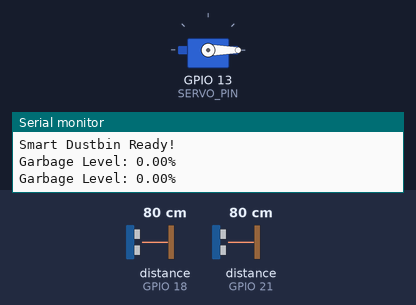
This sketch was run on a simulated ESP32. On the bench: servo, the last lines printed to the serial monitor. Wiring (inferred from the names in the program): 2 × ultrasonic range finder: trigger GPIO 5, echo GPIO 18 / trigger GPIO 19, echo GPIO 21. The test bench sets the inputs (shaded band); at power-on: distance to the obstacle (sensors on GPIO 18, GPIO 21) 80 cm. The echo pulse lasts 58.3 µs per cm; WiFi joins after 1.5 s; servers stay silent unless stated.

Above: at 3.0 s.
3.1 s: distance to the obstacle (sensor on GPIO 18) set to 22 cm
4.6 s: distance to the obstacle (sensor on GPIO 18) set to 19 cm
At 5.7 s:
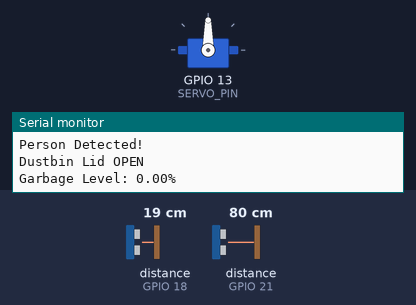
Timing chart, 0 to 7.6 s (numbered marks = the images above; inputs shaded):
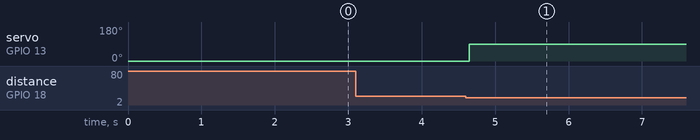

The sketch:

IoTSmartDustbin.ino
```cpp
#include <WiFi.h>
#include <WiFiClientSecure.h>
#include <UniversalTelegramBot.h>
#include <ESP32Servo.h>

// =================================
// WIFI DETAILS
// =================================

const char* ssid = "PK";
const char* password = "244466666";

// =================================
// TELEGRAM DETAILS
// =================================

#define BOT_TOKEN "9197802903:AAFXnBIC3t4GNEsFGNUrV3zlumLGX7sR2kU"
#define CHAT_ID "8719633048"

WiFiClientSecure client;
UniversalTelegramBot bot(BOT_TOKEN, client);

// =================================
// PIN CONFIGURATION
// =================================

// Lid detection ultrasonic
#define LID_TRIG 5
#define LID_ECHO 18

// Garbage level ultrasonic
#define BIN_TRIG 19
#define BIN_ECHO 21

// Servo
#define SERVO_PIN 13

// =================================
// OBJECTS
// =================================

Servo dustbinServo;

// =================================
// SETTINGS
// =================================

const int PERSON_DISTANCE = 20;

const int LID_OPEN_ANGLE = 90;
const int LID_CLOSE_ANGLE = 0;

const unsigned long LID_OPEN_TIME = 3000;

// Adjust these according to your dustbin
const float EMPTY_DISTANCE_CM = 25.0;
const float FULL_DISTANCE_CM = 5.0;

const int FULL_THRESHOLD = 80;
const int RESET_THRESHOLD = 70;

// =================================
// VARIABLES
// =================================

bool lidOpen = false;
bool binFullNotified = false;

unsigned long lidCloseTime = 0;
unsigned long lastBinCheck = 0;

const unsigned long BIN_CHECK_INTERVAL = 1000;

// =================================
// ULTRASONIC FUNCTION
// =================================

float getDistance(int trigPin, int echoPin) {

  digitalWrite(trigPin, LOW);
  delayMicroseconds(2);

  digitalWrite(trigPin, HIGH);
  delayMicroseconds(10);
  digitalWrite(trigPin, LOW);

  unsigned long duration =
      pulseIn(echoPin, HIGH, 30000);

  if (duration == 0) {
    return -1;
  }

  float distance = duration * 0.0343 / 2;

  return distance;
}

// =================================
// TELEGRAM FUNCTION
// =================================

void sendTelegram(String message) {

  if (WiFi.status() == WL_CONNECTED) {

    bool result = bot.sendMessage(
      CHAT_ID,
      message,
      ""
    );

    if (result) {
      Serial.println("Telegram Message Sent!");
    } else {
      Serial.println("Telegram Message Failed!");
    }

  } else {
    Serial.println("WiFi Disconnected!");
  }
}

// =================================
// LID CONTROL
// =================================

void controlLid() {

  float distance = getDistance(
    LID_TRIG,
    LID_ECHO
  );

  if (distance > 0 && distance <= PERSON_DISTANCE) {

    if (!lidOpen) {

      Serial.println("Person Detected!");
      Serial.println("Dustbin Lid OPEN");

      dustbinServo.write(LID_OPEN_ANGLE);
      lidOpen = true;
    }

    // Keep lid open while person is nearby
    lidCloseTime = millis() + LID_OPEN_TIME;
  }

  // Automatically close lid
  if (lidOpen &&
      (long)(millis() - lidCloseTime) >= 0) {

    dustbinServo.write(LID_CLOSE_ANGLE);

    lidOpen = false;

    Serial.println("Dustbin Lid CLOSED");
  }
}

// =================================
// GARBAGE LEVEL MONITORING
// =================================

void monitorGarbage() {

  if (millis() - lastBinCheck >= BIN_CHECK_INTERVAL) {

    lastBinCheck = millis();

    float distance = getDistance(
      BIN_TRIG,
      BIN_ECHO
    );

    if (distance <= 0) {
      Serial.println("Garbage sensor: No Echo");
      return;
    }

    // Calculate garbage percentage
    float percentage =
      (EMPTY_DISTANCE_CM - distance) /
      (EMPTY_DISTANCE_CM - FULL_DISTANCE_CM) * 100.0;

    percentage = constrain(percentage, 0, 100);

    Serial.print("Garbage Level: ");
    Serial.print(percentage);
    Serial.println("%");

    // Dustbin full alert
    if (percentage >= FULL_THRESHOLD &&
        !binFullNotified) {

      Serial.println("DUSTBIN FULL!");

      sendTelegram(
        "🚨 SMART DUSTBIN ALERT!\n\n"
        "Dustbin is FULL!\n"
        "Garbage Level: " +
        String(percentage, 1) +
        "%\n\n"
        "Please arrange cleaning."
      );

      binFullNotified = true;
    }

    // Reset alert after dustbin is emptied
    if (percentage <= RESET_THRESHOLD &&
        binFullNotified) {

      binFullNotified = false;

      Serial.println("Dustbin Emptied!");

      sendTelegram(
        "✅ SMART DUSTBIN UPDATE!\n\n"
        "Dustbin has been emptied.\n"
        "Ready for use."
      );
    }
  }
}

// =================================
// SETUP
// =================================

void setup() {

  Serial.begin(115200);

  // Ultrasonic pins
  pinMode(LID_TRIG, OUTPUT);
  pinMode(LID_ECHO, INPUT);

  pinMode(BIN_TRIG, OUTPUT);
  pinMode(BIN_ECHO, INPUT);

  // Servo setup
  dustbinServo.setPeriodHertz(50);
  dustbinServo.attach(SERVO_PIN, 500, 2400);

  dustbinServo.write(LID_CLOSE_ANGLE);

  // WiFi connection
  Serial.println("Connecting to WiFi...");

  WiFi.begin(ssid, password);

  while (WiFi.status() != WL_CONNECTED) {

    delay(500);
    Serial.print(".");
  }

  Serial.println();
  Serial.println("WiFi Connected!");

  client.setInsecure();

  // Telegram startup notification
  sendTelegram(
    "🗑️ Smart Dustbin System Started!\n"
    "ESP32 is Online.\n"
    "Automatic Lid and Garbage Monitoring Active."
  );

  Serial.println("Smart Dustbin Ready!");
}

// =================================
// MAIN LOOP
// =================================

void loop() {

  controlLid();

  monitorGarbage();

  delay(50);
}
```

Measured:
- the behaviour switches between 21 and 20 cm on distance to the obstacle (sensor on GPIO 18) (found by bisection; images 0 and 1)
- after the input at 4.6 s, servo on GPIO 13 (SERVO_PIN): 0° → 90° after 0.05 s
